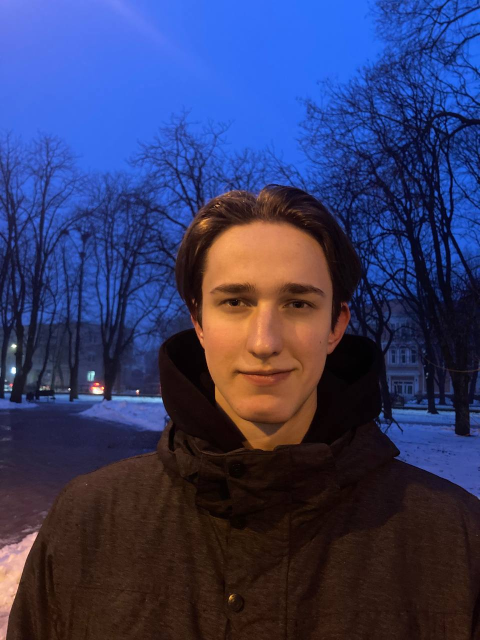
%> input picture Lab_3/photo.jpg, 960 x 1280 px (shown at 1/2 size)
$ octave Lab3_3.m   (GNU Octave 9; MATLAB toolbox functions it lacks are replaced by stand-ins)
%> lines starting %> are read from the running program, lines starting %| are printed output that depends on the picture
%Lab3_3

% Очистка робочої пам'яті і закриття графічних вікон
clear;
close all;

% Зображення для роботи
figure('Name', 'Photo');
% [4 lines of commented-out code are left out]
P = imread('D:\Study\ЦОЗ\Complete\Lab_3\photo.jpg');
%> P is the input picture: size 1280x960x3 uint8; mean R, G, B 53.9, 58.3, 100.7
P = rgb2gray(P);
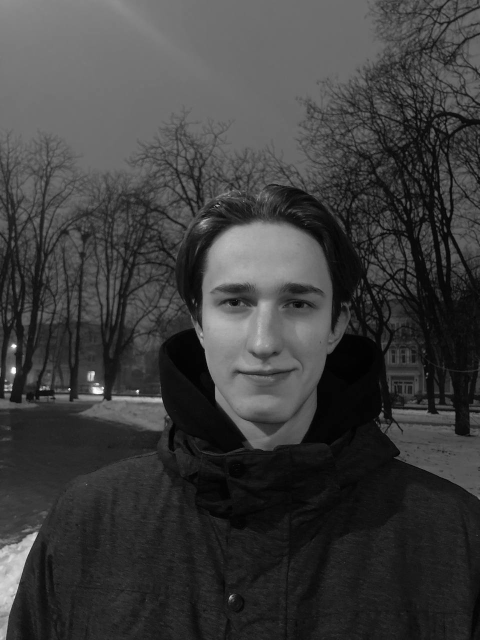
%> P: size 1280x960 uint8 (shown at 1/2 size); min 0, max 255, mean 61.8

% Виводимо оригінальне зображення
imshow(P);
title('Photo');

% Визначаємо число рядків, стовпців та пікселів
[Mp, Jp] = size(P);
%> Mp = 1280; Jp = 960
Np = Mp*Jp;
%> Np = 1228800
fprintf(['Число рядків фотографії M: %i; число стовпців фотографії J: ' ...
    '%i;число пікселів фотографії N: %i.\n'], Mp, Jp, Np);
%| Число рядків фотографії M: 1280; число стовпців фотографії J: 960;число пікселів фотографії N: 1228800.

% Формуємо вектор з відліками часової розгортки
T = 1e3/50;
tp = (0:Np-1)*T/Np;

% Визначаємо частотні параметри
fsP = Np/T;
%> fsP = 61440
dfP = fsP/Np;
%> dfP = 0.05
fy = 1/T;
fprintf(['Частота дискретизації фотографії: %g кГц; ' ...
    'частотний крок: %gкГц.\n'], fsP, dfP);
%| Частота дискретизації фотографії: 61440 кГц; частотний крок: 0.05кГц.
fprintf('Частота рядкової розгортки фотографії fx: %g кГц.\n', Mp*fy);
%| Частота рядкової розгортки фотографії fx: 64 кГц.
fP = (0:Np-1)*dfP;

% Подаємо зображення як сигнал розкладання
p = P';
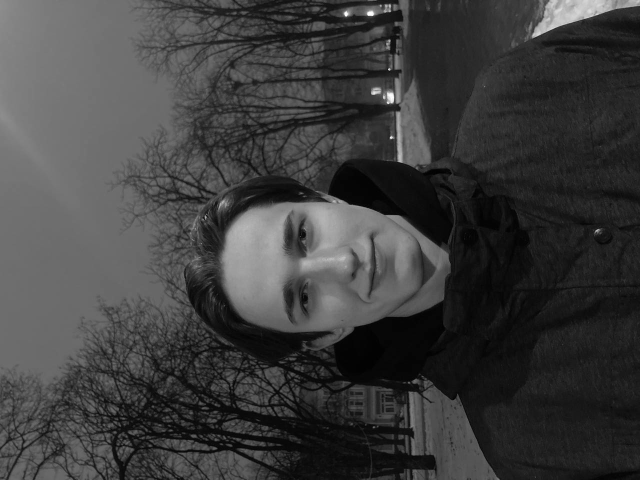
%> p: size 960x1280 uint8 (shown at 1/2 size); min 0, max 255, mean 61.8; mean of the top-left, top-right, bottom-left and bottom-right quarters 91.5, 47.2, 71.1, 37.5
p = p(:);

% Відобразимо отриманий сигнал розкладання
%Перші 50 рядків
figure('Name', 'Photosignal', 'WindowStyle', 'docked');
subplot(2,1,1); plot(tp, p, '.k-');
axis([tp(1) tp(50*Jp) -inf inf]);
xlabel('t, ms');
ylabel('s(t)');
title('First 50 row of photosignal'); grid on
subplot(2,1,2);
% Останні 50 рядків
plot(tp, p, '.k-');
axis([tp(51*Jp) tp(100*Jp) -inf inf]);
xlabel('t, ms');
ylabel('s(t)');
title('Second 50 row of photosignal'); grid on
%> after `grid on`:
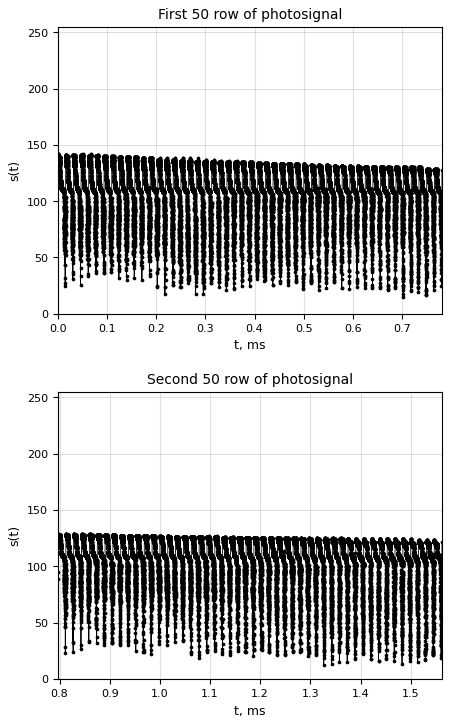
%> figure redrawn from the program's plot data, 2 panels; panel 1: curve peaks at x = 11.56, y = 255

% Отримуємо та виводимо спектру сигналу розкладання
Q = fft(double(p) - mean(p));
figure('Name', 'Spectrum of photo', 'WindowStyle', 'docked');
plot(fP, abs(Q), '.k-');
axis([fP(1) fsP/4 -inf inf]); grid on
xlabel('f, кHz');
ylabel('|S(f)|');
title('Spectrum of photo');
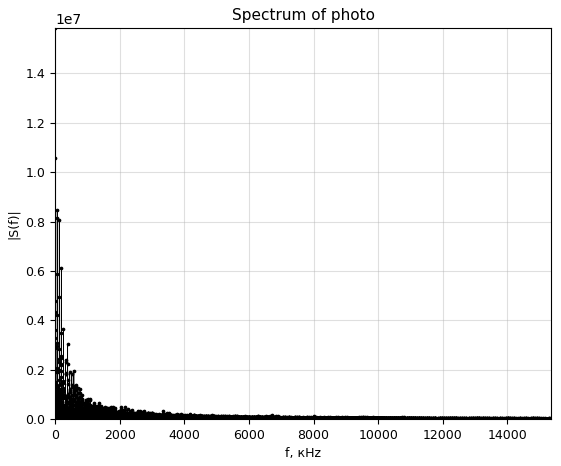
%> figure redrawn from the program's plot data; curve peaks at x = 0.05, y = 15840232.4

% Для того щоб зменшити час на аналіз характеру спотворень під час
% передачі фотографій вузькосмуговими каналами зв'язку ми створимо
% функцію, аналогічно до того як це було винонано в інших скриптах
% без написання функції

% Виклик функції з потрібними параметрами
passedPhoto(0, 400, Q, p, fP, Jp, Mp);
passedPhoto(190, 194, Q, p, fP, Jp, Mp);
passedPhoto(188, 196, Q, p, fP, Jp, Mp);
passedPhoto(192, 201, Q, p, fP, Jp, Mp);
passedPhoto(400, 800, Q, p, fP, Jp, Mp);

% Текст функції
function passedPhoto(fMin, fMax, Q, p, fP, Jp, Mp)
%> called with fMin = 0, fMax = 400, Jp = 960, Mp = 1280
   ind = (fMin<=fP & fP<=fMax);
%> ind = 1228800 logical values, 8001 true
   ind(2:end) = ind(2:end) | ind(end:-1:2);

   Qp = zeros(size(Q));
   Qp(ind) = Q(ind);

   pp = ifft(Qp) + mean(p);
   Pp = reshape( uint8(pp), Jp, Mp )';
%> call 2 of passedPhoto, with fMin = 190, fMax = 194, Jp = 960, Mp = 1280
%> in passedPhoto (call 2), `Pp = reshape( uint8(pp), Jp, Mp )';`:
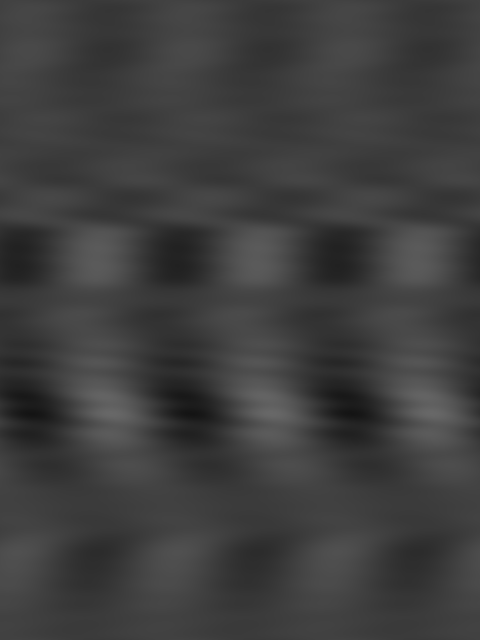
%> Pp: size 1280x960 uint8 (shown at 1/2 size); min 20, max 104, mean 61.8
%> call 4 of passedPhoto, with fMin = 192, fMax = 201, Jp = 960, Mp = 1280
%> in passedPhoto (call 4), `Pp = reshape( uint8(pp), Jp, Mp )';`:
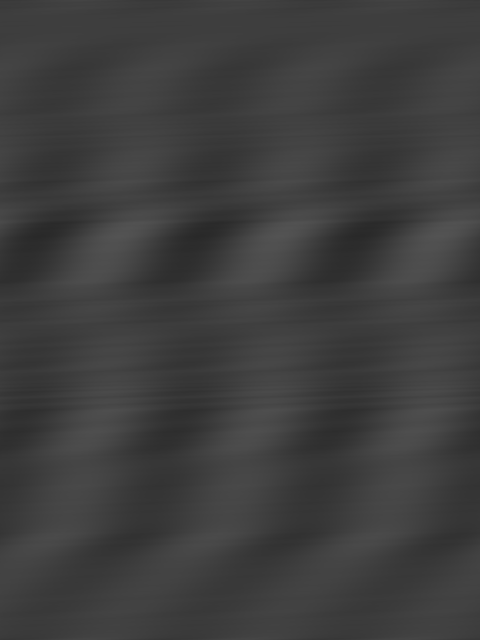
%> Pp: size 1280x960 uint8 (shown at 1/2 size); min 41, max 83, mean 61.8
%> call 5 of passedPhoto, with fMin = 400, fMax = 800, Jp = 960, Mp = 1280
%> in passedPhoto (call 5), `Pp = reshape( uint8(pp), Jp, Mp )';`:
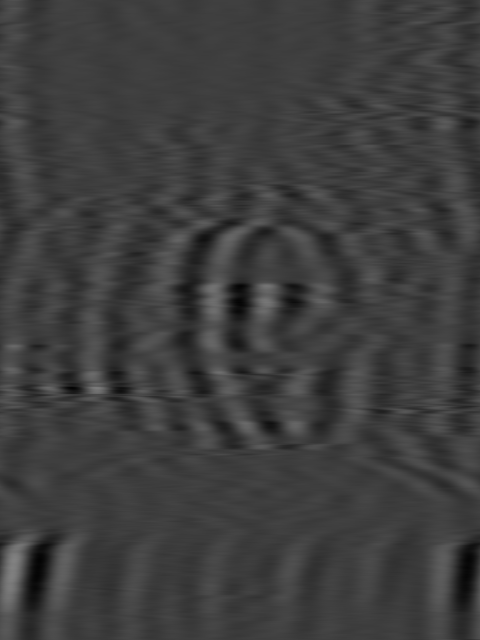
%> Pp: size 1280x960 uint8 (shown at 1/2 size); min 1, max 130, mean 61.8

   figure('Name', 'Passed photo');
   imshow(Pp);
   title(sprintf('Passed photo,  %d - %d кГц ',fMin,fMax));
end

$ run again, with Lab_3/1.png saved as Lab_3/photo.jpg
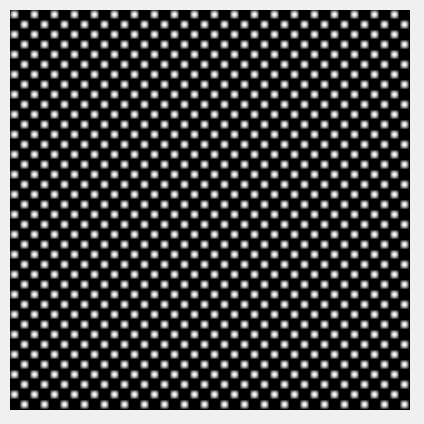
%> input picture Lab_3/1.png, 424 x 424 px
%> P is the input picture: size 424x424x3 uint8; min 0, max 255, mean 71.8
%> P: size 424x424 uint8
%| Число рядків фотографії M: 424; число стовпців фотографії J: 424;число пікселів фотографії N: 179776.
%| Частота дискретизації фотографії: 8988.8 кГц; частотний крок: 0.05кГц.
%| Частота рядкової розгортки фотографії fx: 21.2 кГц.
%> `title('Spectrum of photo');`:
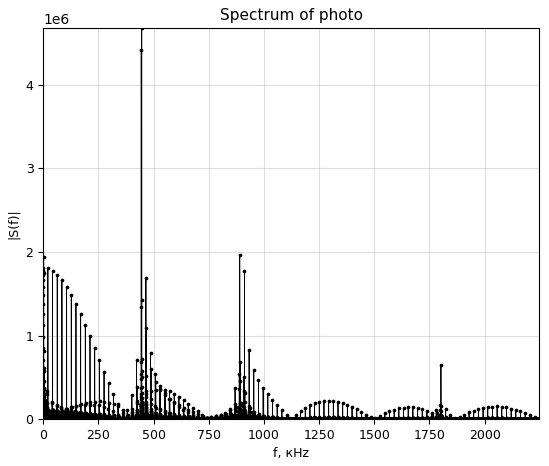
%> figure redrawn from the program's plot data; curve peaks at x = 446.2, y = 4680164.9
%> in passedPhoto (call 5), `Pp = reshape( uint8(pp), Jp, Mp )';`:
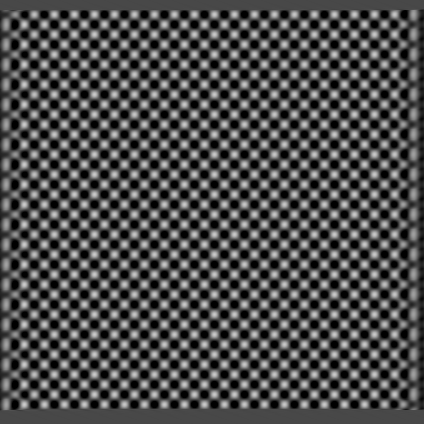
%> Pp: size 424x424 uint8; min 0, max 204, mean 75.4
